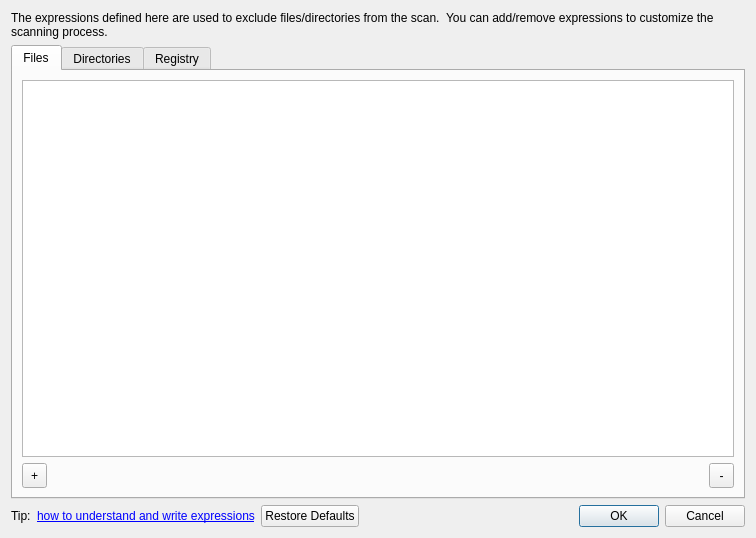
<?xml version="1.0" encoding="UTF-8"?>
<ui version="4.0">
 <class>Preferences</class>
 <widget class="QWidget" name="Preferences">
  <property name="geometry">
   <rect>
    <x>0</x>
    <y>0</y>
    <width>756</width>
    <height>538</height>
   </rect>
  </property>
  <property name="windowTitle">
   <string>Preferences</string>
  </property>
  <layout class="QGridLayout" name="gridLayout_2">
   <item row="0" column="0" colspan="3">
    <widget class="QLabel" name="label">
     <property name="text">
      <string>The expressions defined here are used to exclude files/directories from the scan.  You can add/remove expressions to customize the scanning process.</string>
     </property>
     <property name="wordWrap">
      <bool>true</bool>
     </property>
    </widget>
   </item>
   <item row="1" column="0" colspan="3">
    <widget class="QTabWidget" name="tabWidget">
     <property name="focusPolicy">
      <enum>Qt::NoFocus</enum>
     </property>
     <property name="currentIndex">
      <number>0</number>
     </property>
     <widget class="QWidget" name="tabFiles">
      <attribute name="title">
       <string>Files</string>
      </attribute>
      <layout class="QGridLayout" name="gridLayout">
       <item row="0" column="0" colspan="3">
        <widget class="QTreeView" name="treeViewFiles">
         <property name="selectionMode">
          <enum>QAbstractItemView::ExtendedSelection</enum>
         </property>
         <property name="uniformRowHeights">
          <bool>false</bool>
         </property>
         <property name="sortingEnabled">
          <bool>true</bool>
         </property>
         <attribute name="headerShowSortIndicator" stdset="0">
          <bool>true</bool>
         </attribute>
        </widget>
       </item>
       <item row="1" column="0">
        <widget class="QToolButton" name="addFileButton">
         <property name="minimumSize">
          <size>
           <width>25</width>
           <height>25</height>
          </size>
         </property>
         <property name="maximumSize">
          <size>
           <width>25</width>
           <height>25</height>
          </size>
         </property>
         <property name="toolTip">
          <string>Delete the selected scan documents</string>
         </property>
         <property name="text">
          <string>+</string>
         </property>
         <property name="styled" stdset="0">
          <bool>true</bool>
         </property>
        </widget>
       </item>
       <item row="1" column="1">
        <spacer name="horizontalSpacer">
         <property name="orientation">
          <enum>Qt::Horizontal</enum>
         </property>
         <property name="sizeHint" stdset="0">
          <size>
           <width>532</width>
           <height>20</height>
          </size>
         </property>
        </spacer>
       </item>
       <item row="1" column="2">
        <widget class="QToolButton" name="deleteFileButton">
         <property name="minimumSize">
          <size>
           <width>25</width>
           <height>25</height>
          </size>
         </property>
         <property name="maximumSize">
          <size>
           <width>25</width>
           <height>25</height>
          </size>
         </property>
         <property name="toolTip">
          <string>Delete the selected scan documents</string>
         </property>
         <property name="text">
          <string>-</string>
         </property>
         <property name="styled" stdset="0">
          <bool>true</bool>
         </property>
        </widget>
       </item>
      </layout>
     </widget>
     <widget class="QWidget" name="tabDirs">
      <attribute name="title">
       <string>Directories</string>
      </attribute>
      <layout class="QGridLayout" name="gridLayout_3">
       <item row="0" column="0" colspan="3">
        <widget class="QTreeView" name="treeViewDirs">
         <property name="selectionMode">
          <enum>QAbstractItemView::ExtendedSelection</enum>
         </property>
         <property name="sortingEnabled">
          <bool>true</bool>
         </property>
         <attribute name="headerShowSortIndicator" stdset="0">
          <bool>true</bool>
         </attribute>
        </widget>
       </item>
       <item row="1" column="0">
        <widget class="QToolButton" name="addDirButton">
         <property name="minimumSize">
          <size>
           <width>25</width>
           <height>25</height>
          </size>
         </property>
         <property name="maximumSize">
          <size>
           <width>25</width>
           <height>25</height>
          </size>
         </property>
         <property name="toolTip">
          <string>Delete the selected scan documents</string>
         </property>
         <property name="text">
          <string>+</string>
         </property>
         <property name="styled" stdset="0">
          <bool>true</bool>
         </property>
        </widget>
       </item>
       <item row="1" column="1">
        <spacer name="horizontalSpacer_2">
         <property name="orientation">
          <enum>Qt::Horizontal</enum>
         </property>
         <property name="sizeHint" stdset="0">
          <size>
           <width>532</width>
           <height>20</height>
          </size>
         </property>
        </spacer>
       </item>
       <item row="1" column="2">
        <widget class="QToolButton" name="deleteDirButton">
         <property name="minimumSize">
          <size>
           <width>25</width>
           <height>25</height>
          </size>
         </property>
         <property name="maximumSize">
          <size>
           <width>25</width>
           <height>25</height>
          </size>
         </property>
         <property name="toolTip">
          <string>Delete the selected scan documents</string>
         </property>
         <property name="text">
          <string>-</string>
         </property>
         <property name="styled" stdset="0">
          <bool>true</bool>
         </property>
        </widget>
       </item>
      </layout>
     </widget>
     <widget class="QWidget" name="tabRegistry">
      <attribute name="title">
       <string>Registry</string>
      </attribute>
      <layout class="QGridLayout" name="gridLayout_4">
       <item row="0" column="0" colspan="4">
        <widget class="QTreeView" name="treeViewReg">
         <property name="selectionMode">
          <enum>QAbstractItemView::ExtendedSelection</enum>
         </property>
         <property name="sortingEnabled">
          <bool>true</bool>
         </property>
         <attribute name="headerShowSortIndicator" stdset="0">
          <bool>true</bool>
         </attribute>
        </widget>
       </item>
       <item row="1" column="0">
        <widget class="QToolButton" name="addRegButton">
         <property name="minimumSize">
          <size>
           <width>25</width>
           <height>25</height>
          </size>
         </property>
         <property name="maximumSize">
          <size>
           <width>25</width>
           <height>25</height>
          </size>
         </property>
         <property name="toolTip">
          <string>Delete the selected scan documents</string>
         </property>
         <property name="text">
          <string>+</string>
         </property>
         <property name="styled" stdset="0">
          <bool>true</bool>
         </property>
        </widget>
       </item>
       <item row="1" column="3">
        <widget class="QToolButton" name="deleteRegButton">
         <property name="minimumSize">
          <size>
           <width>25</width>
           <height>25</height>
          </size>
         </property>
         <property name="maximumSize">
          <size>
           <width>25</width>
           <height>25</height>
          </size>
         </property>
         <property name="toolTip">
          <string>Delete the selected scan documents</string>
         </property>
         <property name="text">
          <string>-</string>
         </property>
         <property name="styled" stdset="0">
          <bool>true</bool>
         </property>
        </widget>
       </item>
       <item row="1" column="1">
        <spacer name="horizontalSpacer_3">
         <property name="orientation">
          <enum>Qt::Horizontal</enum>
         </property>
         <property name="sizeHint" stdset="0">
          <size>
           <width>532</width>
           <height>20</height>
          </size>
         </property>
        </spacer>
       </item>
      </layout>
     </widget>
    </widget>
   </item>
   <item row="2" column="0">
    <widget class="QLabel" name="lblTip">
     <property name="text">
      <string>Tip:</string>
     </property>
    </widget>
   </item>
   <item row="2" column="1">
    <widget class="QLabel" name="lblExpressionHintLink">
     <property name="text">
      <string>&lt;a href=&quot;#expressions&quot;&gt;how to understand and write expressions&lt;a&gt;</string>
     </property>
    </widget>
   </item>
   <item row="2" column="2">
    <widget class="QDialogButtonBox" name="buttonBox">
     <property name="standardButtons">
      <set>QDialogButtonBox::Cancel|QDialogButtonBox::Ok|QDialogButtonBox::RestoreDefaults</set>
     </property>
    </widget>
   </item>
  </layout>
 </widget>
 <resources/>
 <connections/>
</ui>
